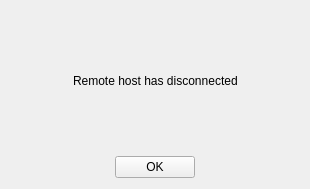
<?xml version="1.0" encoding="UTF-8"?>
<ui version="4.0">
 <class>disconnect_widget</class>
 <widget class="QWidget" name="disconnect_widget">
  <property name="geometry">
   <rect>
    <x>0</x>
    <y>0</y>
    <width>310</width>
    <height>189</height>
   </rect>
  </property>
  <property name="windowTitle">
   <string>P2P Chat App</string>
  </property>
  <layout class="QVBoxLayout" name="verticalLayout_2">
   <item>
    <layout class="QVBoxLayout" name="verticalLayout">
     <item>
      <layout class="QHBoxLayout" name="horizontalLayout">
       <item>
        <spacer name="horizontalSpacer">
         <property name="orientation">
          <enum>Qt::Horizontal</enum>
         </property>
         <property name="sizeHint" stdset="0">
          <size>
           <width>40</width>
           <height>20</height>
          </size>
         </property>
        </spacer>
       </item>
       <item>
        <widget class="QLabel" name="label">
         <property name="text">
          <string>Remote host has disconnected</string>
         </property>
        </widget>
       </item>
       <item>
        <spacer name="horizontalSpacer_2">
         <property name="orientation">
          <enum>Qt::Horizontal</enum>
         </property>
         <property name="sizeHint" stdset="0">
          <size>
           <width>40</width>
           <height>20</height>
          </size>
         </property>
        </spacer>
       </item>
      </layout>
     </item>
     <item>
      <layout class="QHBoxLayout" name="horizontalLayout_2">
       <item>
        <spacer name="horizontalSpacer_3">
         <property name="orientation">
          <enum>Qt::Horizontal</enum>
         </property>
         <property name="sizeHint" stdset="0">
          <size>
           <width>40</width>
           <height>20</height>
          </size>
         </property>
        </spacer>
       </item>
       <item>
        <widget class="QPushButton" name="ok_button">
         <property name="text">
          <string>OK</string>
         </property>
        </widget>
       </item>
       <item>
        <spacer name="horizontalSpacer_4">
         <property name="orientation">
          <enum>Qt::Horizontal</enum>
         </property>
         <property name="sizeHint" stdset="0">
          <size>
           <width>40</width>
           <height>20</height>
          </size>
         </property>
        </spacer>
       </item>
      </layout>
     </item>
    </layout>
   </item>
  </layout>
 </widget>
 <resources/>
 <connections/>
</ui>
